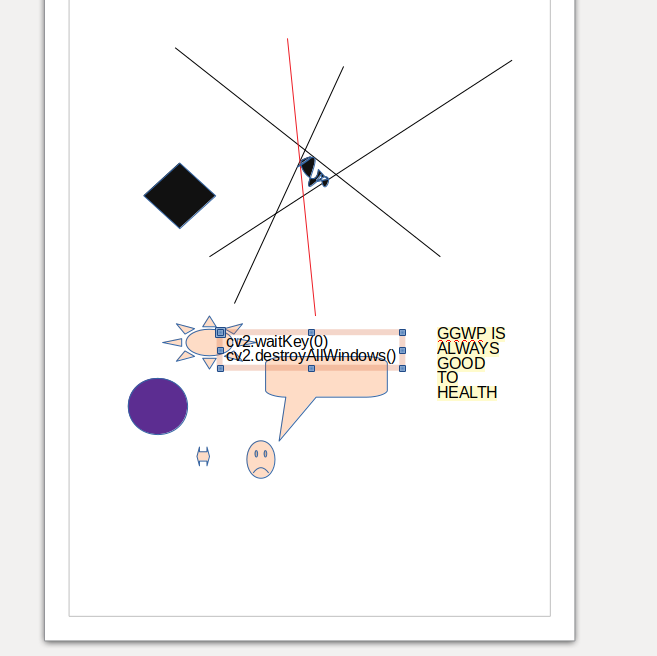
#> input picture qwerty.png, 657 x 656 px
$ python cornor_detection.py
#> lines starting #> are read from the running program, lines starting #| are printed output that depends on the picture; after the words box and inside, x2 and y2 are one past the last pixel; in counts of white or black regions, pixels touching at a corner belong together
#!/usr/bin/env python3
# -*- coding: utf-8 -*-
"""
Created on Sat Aug 11 22:02:37 2018
"""

import cv2
import numpy as np

img = cv2.imread("qwerty.png")                      #read image file
#> img is the input picture: shape (656, 657, 3); mean B, G, R 244.6, 244.6, 245.8
gray = cv2.cvtColor(img, cv2.COLOR_BGR2GRAY)        #convert image to grayscale
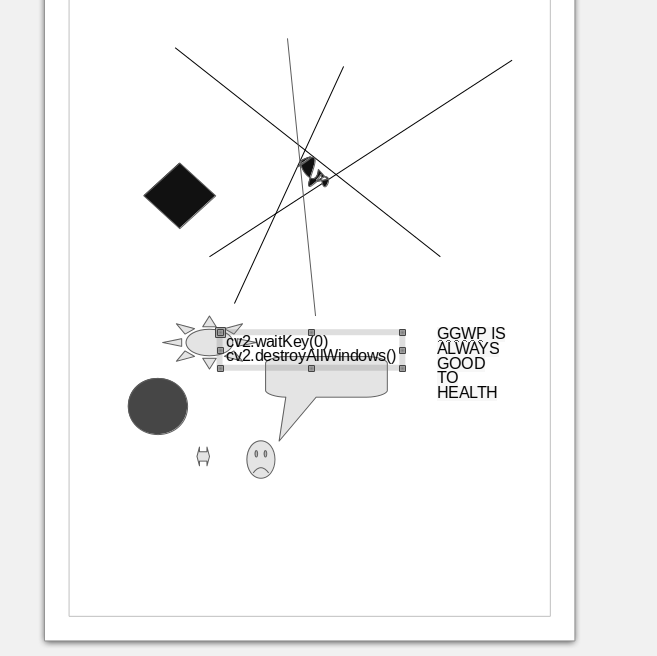
#> gray: shape (656, 657); min 0, max 255, mean 244.9
gray = np.float32(gray)                             #convert array into float

cornors = cv2.goodFeaturesToTrack(gray, 200, 0.01, 10)      #array, edges, threshold, gradient
#> cornors = 113 rows, first 8: [311, 354], [459, 353], [464, 391], [474, 347], [442, 347], [263, 346], [468, 327], [330, 349]
cornors = np.int0(cornors)

for i in cornors:
    print(i)
    x, y = i.ravel()                                #split array
    cv2.circle(img, (x,y), 3, 25, -1)               #display the edges in circle shape
#> this loop made 113 passes
#> (x, y) on passes 1 to 12: (311, 354), (459, 353), (464, 391), (474, 347), (442, 347), (263, 346), (468, 327), (330, 349), (284, 352), (372, 352), (327, 360), (345, 354)
#| [[311 354]]
#| [[459 353]]
#| [[464 391]]
#| [[474 347]]
#| [[442 347]]
#| [[263 346]]
#| [[468 327]]
#| [[330 349]]
#> (further printed lines are left out)
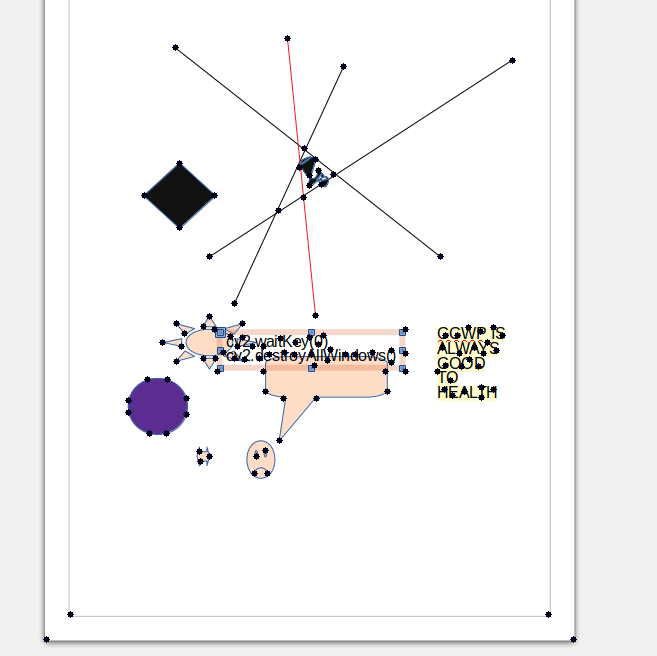
#> img: shape (656, 657, 3); 0.76% of pixels changed, all inside (x1, y1, x2, y2) = (43, 35, 577, 643)

cv2.imshow("cornors", img)                          #display the image
cv2.waitKey(0)                                      #press key 0 or esc to exit
cv2.destroyAllWindows()                             #destroy the activity
